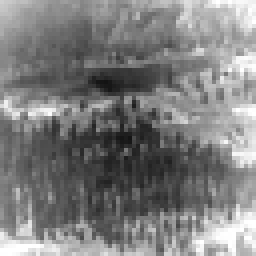
%> input picture data/400.bmp, 64 x 64 px, shrunk from 256 x 256 before the run (shown 4 times larger)
$ octave SHOW_TGCM.m   (GNU Octave 9; MATLAB toolbox functions it lacks are replaced by stand-ins)
%> lines starting %> are read from the running program, lines starting %| are printed output that depends on the picture
### winRPCA_median.m
function [A_hat E_hat] = winRPCA_median(I, opt, mu, tol, max_iter)
% This code is the core part of the small target detecton algorithm in our
% published paper: Chenqiang Gao, Deyu Meng, Yi Yang, et al., "Infrared Patch-Image Model for
% Small Target Detection in a Single Image, " Image Processing, IEEE Transactions on, vol. 22, no. 12,
% pp. 4996-5009, 2013.
%%%%%%%%%%%%%%%%%%%%%%%%%%%%%%%%%%%%%%%%%%%%%%%%%%%%%%%%%%%%%%%%%%%%%%%%%%%
% [10 lines of commented-out code are left out]
%%%%%%%%%%%%%%%%%%%%%%%%%%%%%%%%%%%%%%%%%%%%%%%%%%%%%%%%%%%%%%%%%%%%%%%%%%%
% Paremeter Explanation
%
% I - m x n matrix of an infrared image
% opt - a struct with at least four following members:
%     dw, dh: the width and height of the patch
%     x_step, y_step: the sliding steps of patch along x-axis and y-axis
%
% [A_hat, E_hat] - estimates for background image and target image, respectively
%
%%%%%%%%%%%%%%%%%%%%%%%%%%%%%%%%%%%%%%%%%%%%%%%%%%%%%%%%%%%%%%%%%%%%%%%%%%%
% If you have any questions, please contact:
% Author: Chenqiang Gao
% Email: gaochenqiang@gmail.com or gaocq@cqupt.edu.cn
% Copyright:  Chongqing University of Posts and Telecommunications
%%%%%%%%%%%%%%%%%%%%%%%%%%%%%%%%%%%%%%%%%%%%%%%%%%%%%%%%%%%%%%%%%%%%%%%%%%%

if size(I, 3) == 3;
    I = rgb2gray(I);
end
[m n] = size(I);
A_hat = zeros(m,n);
E_hat = zeros(m ,n);
C = zeros(m, n);
dw = opt.dw;
dh = opt.dh;
x_step = opt.x_step;
y_step = opt.y_step;

I1 = I ; % imfilter(I, fspecial('gaussian', 5));
D = [];
for i = 1:y_step:m-dh+1
    for j = 1:x_step:n-dw+1
        temp = I1(i:i+dh-1, j:j+dw-1);
        D = [D, temp(:)];
    end
end
%%
% D = mat2gray(D);%%%%%%%%%%%%%%%%%%%%%%%
% D = D - mean2(D);
[m1 n1] = size(D);
% m1
% n1
%%
lambda = 1 / sqrt(max(m, n));
% lambda = 1 / sqrt(max(m1, n1));
%%
% [A1, E1] = APG_IR(D, lambda);

[A1, E1] = RPCA(D, lambda, mu, tol, max_iter);

AA = zeros(m, n, 100);
EE = zeros(m, n, 100);
temp = zeros(dh, dw);
temp1 = zeros(dh, dw);
index = 0;
for i = 1:y_step:m-dh+1
    for j = 1:x_step:n-dw+1
        index = 1+index;
        temp(:) = A1(:, index);
        C(i:i+dh-1, j:j+dw-1) = C(i:i+dh-1, j:j+dw-1)+1;
        temp1(:) = E1(:, index);
        for ii = i:i+dh-1
            for jj = j:j+dw-1
                AA(ii,jj, C(ii,jj)) = temp(ii-i+1, jj-j+1);
                EE(ii,jj, C(ii,jj)) = temp1(ii-i+1, jj-j+1);
            end
        end
    end
end
%     C(find(C==0)) = 1000;
for i=1:m
    for j=1:n
        if C(i,j) > 0
            %%
%             A_hat(i,j) = mean(AA(i,j,1:C(i,j)));
%             E_hat(i,j) = mean(EE(i,j,1:C(i,j)));
            A_hat(i,j) = median(AA(i,j,1:C(i,j)));
            E_hat(i,j) = median(EE(i,j,1:C(i,j)));
        end
    end
end

### RPCA.m
function [L, S] = RPCA(X, lambda, mu, tol, max_iter)
%%-- input -- %%
    % - X is a data matrix (of the size N x M) to be decomposed
    % - lambda - regularization parameter, default = 1/sqrt(max(N,M))
    % - mu - the augmented lagrangian parameter, default = 10*lambda
    % - tol - reconstruction error tolerance, default = 1e-6
    % - max_iter - maximum number of iterations, default = 1000
%%-- input -- %%
    % - L is the low-rank part of the input matrix
    % - S is the sparse part of the input matrix
    % - which M = L + S
    [M, N] = size(X);
    unobserved = isnan(X);
    X(unobserved) = 0;
    normX = norm(X, 'fro');

    % initial solution
    L = zeros(M, N);
    S = zeros(M, N);
    Y = zeros(M, N);

    for iter = (1:max_iter)
        % ADMM step: update L and S
        L = Do(1/mu, X - S + (1/mu)*Y);
        S = So(lambda/mu, X - L + (1/mu)*Y);
        %%
%         L=max(0,L);%%%%%%%%%%%%%%%%%%%%
%         S=max(0,S);%%%%%%%%%%%%%%%%%%%%%%
        % and augmented lagrangian multiplier
        Z = X - L - S;
        Z(unobserved) = 0; % skip missing values
        Y = Y + mu*Z;
        err = norm(Z, 'fro') / normX;
%         fprintf(1, 'iter: %04d\terr: %f\trank(L): %d\n', iter, err, rank(L));
        if (err < tol) break; end
    end
end

function r = So(tau, X)
    % shrinkage operator
    r = sign(X) .* max(abs(X) - tau, 0);
end

function r = Do(tau, X)
    % shrinkage operator for singular values
    [U, S, V] = svd(X, 'econ');
    r = U*So(tau, S)*V';
end

### SHOW_TGCM.m
% This is the code of the paper "A True Global Contrast Method for IR Small
% Target Detection under Complex Background", authored by Jinhui Han, Saed
% Moradi, Bo Zhou, Wei Wang, Qian Zhao and Zhen Luo, printed in IEEE TGRS,
% vol. xx, pp. xx, 2025.
clear all
close all
clc
DEBUG=1;

%% read image and show it
IMG_org=imread('./data/400.bmp');
%> IMG_org is the input picture: size 64x64x3 uint8; min 19, max 255, mean 126.4
IMG_org=double(rgb2gray(IMG_org));
%> IMG_org: size 64x64 double
IMG_org = mat2gray(IMG_org);
[M_org N_org]=size(IMG_org);
%> M_org = 64; N_org = 64
if DEBUG==1
    IMG_show=IMG_org;
    figure;
    imshow(IMG_show,[min(min(IMG_show)) max(max(IMG_show))]);
    title('IMG ORG')
end

%% set parameters used in IPI model
lambda=1/sqrt(max(N_org,M_org));
%> lambda = 0.125
mu=10*lambda;
%> mu = 1.25
tol=1e-6;
max_iter = 1000;

opt.dw = 50;
opt.dh = 50;
opt.x_step = 10;
opt.y_step = 10;

x_start=1;
x_end=M_org-mod(M_org,opt.x_step);
%> x_end = 60
y_start=1;
y_end=N_org-mod(N_org,opt.y_step);
%> y_end = 60

kesi=0.1;
dilar=1;

%% Gaussian filtering
GAUS=[1 2 1; 2 4 2; 1 2 1]./16;
IMG_GAUS=zeros(M_org,N_org);
for i=2:1:M_org-1
    for j=2:1:N_org-1
        IMG_GAUS(i,j)=sum(sum(IMG_org(i-1:i+1,j-1:j+1).*GAUS));
    end
end
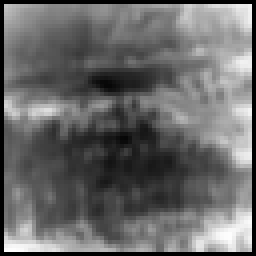
%> IMG_GAUS: size 64x64 double (shown 4 times larger); min 0, max 0.996, mean 0.412
if DEBUG==1
    IMG_show=IMG_GAUS;
    figure;
    imshow(IMG_show,[min(min(IMG_show)) max(max(IMG_show))]);
    title('IMG GAUS')
end
% save image
IMG_sav=double(IMG_GAUS);
[MX,NX]=size(IMG_sav);
%> MX = 64; NX = 64
max1=max(max(IMG_sav));
%> max1 = 0.996
min1=min(min(IMG_sav));
%> min1 = 0
for i=1:1:MX
    for j=1:1:NX
        IMG_sav(i,j)=(round((IMG_sav(i,j)-min1)./(max1-min1).*255));
    end
end
IMG_sav=uint8(IMG_sav);
%> IMG_sav: size 64x64 uint8
imwrite(IMG_sav,'./results/IMG_GAUS.tif','tiff');

%% Sparse and low rank decomposition using IPI algorithm
[IMG_L, IMG_S] = winRPCA_median(IMG_org, opt, mu, tol, max_iter);
%> after the loop in winRPCA_median, `for i = 1:y_step:m-dh+1`: D = 2500 rows, first 8: [0.797 0.606 0.53 0.386; 0.767 0.61 0.521 0.373; 0.754 0.585 0.504 0.356; 0.725 0.547 0.496 0.339; 0.678 0.504 0.496 0.335; 0.669 0.479 0.487 0.428; 0.648 0.453 0.487 0.411; 0.644 0.458 0.53 0.352]
%> in winRPCA_median, `[m1 n1] = size(D);`: m1 = 2500; n1 = 4
%> in RPCA, `[M, N] = size(X);`: M = 2500; N = 4
%> in RPCA, `unobserved = isnan(X);`: unobserved = 2500 rows, first 8: [false false false false; false false false false; false false false false; false false false false; false false false false; false false false false; false false false false; false false false false]
%> in RPCA, `normX = norm(X, 'fro');`: normX = 41.15
%> the loop in RPCA, `for iter = (1:max_iter)` made 2 passes
%> err on passes 1 to 2: 0.0389, 4.35e-15
%> after the loop in RPCA, `for iter = (1:max_iter)`: Y = 2500 rows, first 8: [0.044 0.00952 0.0149 -0.00787; 0.0404 0.0122 0.0156 -0.00897; 0.0409 0.0106 0.0149 -0.00904; 0.0398 0.00859 0.0158 -0.00894; 0.0364 0.0065 0.0177 -0.00759; 0.0368 0.000388 0.0127 0.00426; 0.0356 -0.000676 0.0143 0.00343; 0.0335 0.00237 0.0222 -0.00531]; Z = 2500 rows, first 8: [7.88e-15 3.15e-14 6.97e-14 1e-13; 4.44e-16 2.11e-15 1.04e-14 2.32e-14; 0 1.22e-15 4.55e-15 2.51e-14; -2.22e-16 5.55e-16 2.5e-15 3.89e-15; -3.33e-16 2.22e-16 2.11e-15 3.22e-15; -4.44e-16 5e-16 2.22e-15 3.44e-15; -3.33e-16 5.55e-16 2e-15 3.33e-15; -3.33e-16 4.44e-16 1.89e-15 3e-15]
%> in winRPCA_median, `[A1, E1] = RPCA(D, lambda, mu, tol, max_iter);`: A1 has the same summary as D; E1 = 2500 rows, first 8: [0 0 0 0; 0 0 0 0; 0 0 0 0; 0 0 0 0; 0 0 0 0; 0 0 0 0; 0 0 0 0; 0 0 0 0]
%> after the loop in winRPCA_median, `for i = 1:y_step:m-dh+1`:
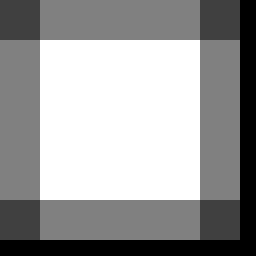
%> C: size 64x64 double (shown 4 times larger); min 0, max 4, mean 2.44; drawn with min black and max white
%> after the loop in winRPCA_median, `for i = 1:y_step:m-dh+1`:
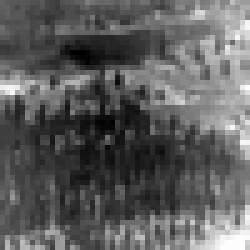
%> temp: size 50x50 double (shown 5 times larger); min -1.32e-15, max 1, mean 0.37; drawn with min black and max white
%> after the loop in winRPCA_median, `for i = 1:y_step:m-dh+1`: temp1: size 50x50 double; every value is 0
%> after the loop in winRPCA_median, `for i = 1:y_step:m-dh+1`: index = 4
%> after the loop in winRPCA_median, `for i=1:m`:
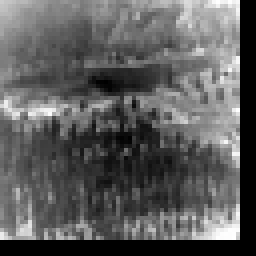
%> A_hat: size 64x64 double (shown 4 times larger); min -1.02e-15, max 1, mean 0.364; drawn with min black and max white
%> after the loop in winRPCA_median, `for i=1:m`: E_hat: size 64x64 double; every value is 0

if DEBUG==1
    IMG_show=IMG_L;
    figure;
    imshow(IMG_show,[min(min(IMG_show)) max(max(IMG_show))]);
    title('IMG L')
    IMG_show=IMG_S;
    figure;
    imshow(IMG_show,[min(min(IMG_show)) max(max(IMG_show))]);
    title('IMG S')
end
%% LMD for low rank part
IMG_L=max(0,IMG_L);
IMG_L_MAXDILA=IMG_L;
for i=dilar+1:1:M_org-dilar
    for j=dilar+1:1:N_org-dilar
        dilatmp=IMG_L(i-dilar:i+dilar,j-dilar:j+dilar);
        IMG_L_MAXDILA(i,j)=max(max(dilatmp));
    end
end
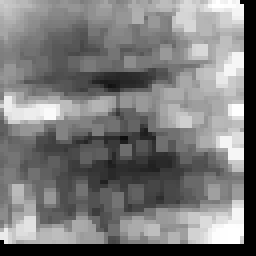
%> IMG_L_MAXDILA: size 64x64 double (shown 4 times larger); min 0, max 1, mean 0.479
% show image
if DEBUG==1
    IMG_show=IMG_L_MAXDILA;
    figure;
    imshow(IMG_show,[min(min(IMG_show)) max(max(IMG_show))]);
    title('IMG L MAXDILA')
end
% save image
IMG_sav=double(IMG_S);
[MX,NX]=size(IMG_sav);
max1=max(max(IMG_sav));
%> max1 = 0
min1=min(min(IMG_sav));
for i=1:1:MX
    for j=1:1:NX
        IMG_sav(i,j)=(round((IMG_sav(i,j)-min1)./(max1-min1).*255));
    end
end
%> IMG_sav: size 64x64 double; every value is NaN or infinite
IMG_sav=uint8(IMG_sav);
%> IMG_sav: size 64x64 uint8; every value is 0
imwrite(IMG_sav,'./results/IMG_T.tif','tiff');

IMG_sav=double(IMG_L);
[MX,NX]=size(IMG_sav);
max1=max(max(IMG_sav));
%> max1 = 1
min1=min(min(IMG_sav));
for i=1:1:MX
    for j=1:1:NX
        IMG_sav(i,j)=(round((IMG_sav(i,j)-min1)./(max1-min1).*255));
    end
end
%> IMG_sav: size 64x64 double
IMG_sav=uint8(IMG_sav);
%> IMG_sav: size 64x64 uint8
imwrite(IMG_sav,'./results/IMG_B.tif','tiff');

IMG_sav=double(IMG_L_MAXDILA);
[MX,NX]=size(IMG_sav);
max1=max(max(IMG_sav));
min1=min(min(IMG_sav));
for i=1:1:MX
    for j=1:1:NX
        IMG_sav(i,j)=(round((IMG_sav(i,j)-min1)./(max1-min1).*255));
    end
end
%> IMG_sav: size 64x64 double
IMG_sav=uint8(IMG_sav);
%> IMG_sav: size 64x64 uint8
imwrite(IMG_sav,'./results/IMG_BLMD.tif','tiff');

%% TGCM calculation
TGCM=IMG_org;
for i=1:1:M_org
    for j=1:1:N_org
        TGCM(i,j)=max(1,IMG_GAUS(i,j)./max(kesi,IMG_L_MAXDILA(i,j))).*max(0,(IMG_GAUS(i,j)-IMG_L_MAXDILA(i,j)));
    end
end
% cut edge
TGCM_CUT=TGCM(x_start:x_end,y_start:y_end);
%> TGCM_CUT: size 60x60 double; every value is 0

%% Weighting
IMG_S_NONNG=max(0,IMG_S);
TGCM=mat2gray(TGCM);
IMG_S_NONNG=mat2gray(IMG_S_NONNG);
TGCM_WEIGHT=TGCM.*IMG_S_NONNG;
% cut edge
TGCM_WEIGHT_CUT=TGCM_WEIGHT(x_start:x_end,y_start:y_end);
%> TGCM_WEIGHT_CUT: size 60x60 double; every value is 0
% show image
if DEBUG==1
    IMG_show=TGCM_CUT;
    figure;
    imshow(IMG_show,[min(min(IMG_show)) max(max(IMG_show))]);
    title('TGCM CUT')
    figure;
    mesh(IMG_show)
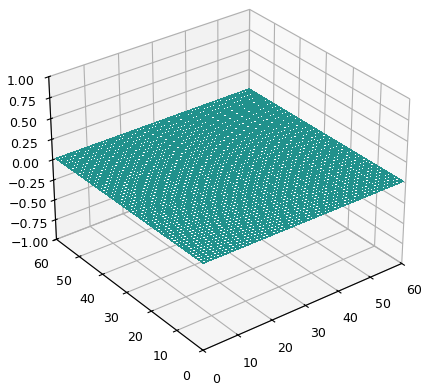
%> figure redrawn from the program's plot data
    saveas(gcf,'TGCM CUT 3D.tif','tiff');
end
if DEBUG==1
    IMG_show=TGCM_WEIGHT_CUT;
    figure;
    imshow(IMG_show,[min(min(IMG_show)) max(max(IMG_show))]);
    title('TGCM WEIGHT CUT')
    figure;
    mesh(IMG_show)
    saveas(gcf,'TGCM WEIGHT CUT 3D.tif','tiff');
end
% save image
IMG_sav=double(TGCM_CUT);
[MX,NX]=size(IMG_sav);
%> MX = 60; NX = 60
max1=max(max(IMG_sav));
%> max1 = 0
min1=min(min(IMG_sav));
for i=1:1:MX
    for j=1:1:NX
        IMG_sav(i,j)=(round((IMG_sav(i,j)-min1)./(max1-min1).*255));
    end
end
%> IMG_sav: size 60x60 double; every value is NaN or infinite
IMG_sav=uint8(IMG_sav);
%> IMG_sav: size 60x60 uint8; every value is 0
imwrite(IMG_sav,'./results/TGCM_CUT.tif','tiff');

IMG_sav=double(TGCM_WEIGHT_CUT);
[MX,NX]=size(IMG_sav);
max1=max(max(IMG_sav));
min1=min(min(IMG_sav));
for i=1:1:MX
    for j=1:1:NX
        IMG_sav(i,j)=(round((IMG_sav(i,j)-min1)./(max1-min1).*255));
    end
end
IMG_sav=uint8(IMG_sav);
imwrite(IMG_sav,'./results/TGCM_WEIGHT_CUT.tif','tiff');
